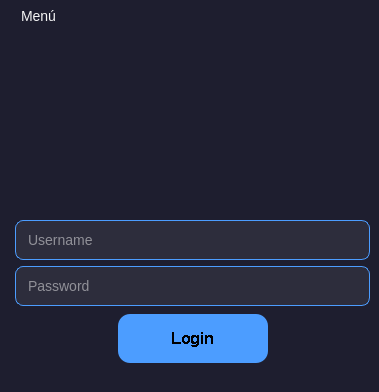
<?xml version="1.0" encoding="UTF-8"?>
<ui version="4.0">
 <class>asg_login</class>
 <widget class="QMainWindow" name="asg_login">
  <property name="windowModality">
   <enum>Qt::WindowModality::WindowModal</enum>
  </property>
  <property name="geometry">
   <rect>
    <x>0</x>
    <y>0</y>
    <width>379</width>
    <height>392</height>
   </rect>
  </property>
  <property name="sizePolicy">
   <sizepolicy hsizetype="Fixed" vsizetype="Fixed">
    <horstretch>0</horstretch>
    <verstretch>0</verstretch>
   </sizepolicy>
  </property>
  <property name="font">
   <font>
    <family>Arial</family>
    <pointsize>-1</pointsize>
   </font>
  </property>
  <property name="focusPolicy">
   <enum>Qt::FocusPolicy::NoFocus</enum>
  </property>
  <property name="windowTitle">
   <string>Tarea5</string>
  </property>
  <property name="windowIcon">
   <iconset resource="../Recursos/img/bg.qrc">
    <normaloff>:/prefijoNuevo/brianda1.png</normaloff>:/prefijoNuevo/brianda1.png</iconset>
  </property>
  <property name="autoFillBackground">
   <bool>false</bool>
  </property>
  <property name="styleSheet">
   <string notr="true">    QWidget {
        background-color: #1E1E2F;
        color: #F4F4F4;
        font-family: 'Arial', sans-serif;
        font-size: 14px;
    }
    
    QLabel {
        font-size: 18px;
        color: #E1E1E1;
        font-weight: bold;
    }

    QLineEdit {
        background-color: #2D2D3C;
        border: 1px solid #4C9DFF;
        border-radius: 8px;
        padding: 10px;
        color: #F4F4F4;
        font-size: 14px;
    }
    QLineEdit:focus {
        border: 1px solid #00B8D4;

    }

    QPushButton {
        background-color: #4C9DFF;
        color: #000000;
        border-radius: 12px;
        padding: 12px 25px;
        font-size: 16px;
        font-weight: bold;
        min-width: 100px;
        min-height: 25px;
    }
    QPushButton:hover {
        background-color: #5BB6FF;
    }
    QPushButton:pressed {
        background-color: #3A80CC;
    }

    QMenuBar {
        background-color: #1E1E2F;
        color: #F4F4F4;
        font-size: 14px;
    }
    QMenuBar::item {
        background-color: transparent;
        padding: 8px 15px;
    }
    QMenuBar::item:selected {
        background-color: #00B8D4;
        color: #1E1E2F;
    }
    
    QMenu {
        background-color: #2D2D3C;
        color: #F4F4F4;
        border: 1px solid #4C9DFF;
    }
    QMenu::item {
        padding: 8px 20px;
    }
    QMenu::item:selected {
        background-color: #00B8D4;
    }

    QStatusBar {
        background-color: #1E1E2F;
        color: #F4F4F4;
        font-size: 12px;
    }
    </string>
  </property>
  <property name="iconSize">
   <size>
    <width>0</width>
    <height>0</height>
   </size>
  </property>
  <widget class="QWidget" name="centralwidget">
   <property name="enabled">
    <bool>true</bool>
   </property>
   <property name="sizePolicy">
    <sizepolicy hsizetype="Expanding" vsizetype="Expanding">
     <horstretch>0</horstretch>
     <verstretch>0</verstretch>
    </sizepolicy>
   </property>
   <property name="minimumSize">
    <size>
     <width>379</width>
     <height>10</height>
    </size>
   </property>
   <property name="layoutDirection">
    <enum>Qt::LayoutDirection::LeftToRight</enum>
   </property>
   <property name="autoFillBackground">
    <bool>false</bool>
   </property>
   <property name="styleSheet">
    <string notr="true"/>
   </property>
   <layout class="QFormLayout" name="formLayout_2">
    <item row="0" column="1">
     <layout class="QHBoxLayout" name="horizontalLayout_2">
      <item>
       <spacer name="horizontalSpacer_3">
        <property name="orientation">
         <enum>Qt::Orientation::Horizontal</enum>
        </property>
        <property name="sizeHint" stdset="0">
         <size>
          <width>40</width>
          <height>20</height>
         </size>
        </property>
       </spacer>
      </item>
      <item>
       <widget class="QLabel" name="logo">
        <property name="frameShape">
         <enum>QFrame::Shape::NoFrame</enum>
        </property>
        <property name="frameShadow">
         <enum>QFrame::Shadow::Plain</enum>
        </property>
        <property name="lineWidth">
         <number>10</number>
        </property>
        <property name="text">
         <string/>
        </property>
        <property name="pixmap">
         <pixmap resource="../Recursos/img/bg.qrc">:/prefijoNuevo/brianda1.png</pixmap>
        </property>
       </widget>
      </item>
      <item>
       <spacer name="horizontalSpacer_4">
        <property name="orientation">
         <enum>Qt::Orientation::Horizontal</enum>
        </property>
        <property name="sizeHint" stdset="0">
         <size>
          <width>40</width>
          <height>20</height>
         </size>
        </property>
       </spacer>
      </item>
     </layout>
    </item>
    <item row="2" column="1">
     <widget class="QLineEdit" name="usuarioEdit">
      <property name="focusPolicy">
       <enum>Qt::FocusPolicy::StrongFocus</enum>
      </property>
      <property name="toolTip">
       <string>Introduce usuario</string>
      </property>
      <property name="text">
       <string/>
      </property>
      <property name="placeholderText">
       <string>Username</string>
      </property>
     </widget>
    </item>
    <item row="3" column="1">
     <widget class="QLineEdit" name="passEdit">
      <property name="focusPolicy">
       <enum>Qt::FocusPolicy::StrongFocus</enum>
      </property>
      <property name="toolTip">
       <string>Introduce password</string>
      </property>
      <property name="inputMethodHints">
       <set>Qt::InputMethodHint::ImhHiddenText|Qt::InputMethodHint::ImhNoAutoUppercase|Qt::InputMethodHint::ImhNoPredictiveText|Qt::InputMethodHint::ImhSensitiveData</set>
      </property>
      <property name="inputMask">
       <string/>
      </property>
      <property name="text">
       <string/>
      </property>
      <property name="echoMode">
       <enum>QLineEdit::EchoMode::Password</enum>
      </property>
      <property name="placeholderText">
       <string>Password</string>
      </property>
     </widget>
    </item>
    <item row="4" column="1">
     <layout class="QHBoxLayout" name="horizontalLayout">
      <item>
       <spacer name="horizontalSpacer">
        <property name="orientation">
         <enum>Qt::Orientation::Horizontal</enum>
        </property>
        <property name="sizeHint" stdset="0">
         <size>
          <width>40</width>
          <height>20</height>
         </size>
        </property>
       </spacer>
      </item>
      <item>
       <widget class="QPushButton" name="asg_pushButton">
        <property name="enabled">
         <bool>true</bool>
        </property>
        <property name="sizePolicy">
         <sizepolicy hsizetype="Preferred" vsizetype="Preferred">
          <horstretch>28</horstretch>
          <verstretch>29</verstretch>
         </sizepolicy>
        </property>
        <property name="minimumSize">
         <size>
          <width>150</width>
          <height>49</height>
         </size>
        </property>
        <property name="maximumSize">
         <size>
          <width>75</width>
          <height>44</height>
         </size>
        </property>
        <property name="sizeIncrement">
         <size>
          <width>9</width>
          <height>8</height>
         </size>
        </property>
        <property name="baseSize">
         <size>
          <width>0</width>
          <height>0</height>
         </size>
        </property>
        <property name="font">
         <font>
          <family>Arial</family>
          <pointsize>-1</pointsize>
          <bold>true</bold>
          <underline>false</underline>
          <strikeout>false</strikeout>
          <stylestrategy>NoAntialias</stylestrategy>
          <kerning>false</kerning>
         </font>
        </property>
        <property name="focusPolicy">
         <enum>Qt::FocusPolicy::StrongFocus</enum>
        </property>
        <property name="contextMenuPolicy">
         <enum>Qt::ContextMenuPolicy::DefaultContextMenu</enum>
        </property>
        <property name="acceptDrops">
         <bool>false</bool>
        </property>
        <property name="toolTip">
         <string>Click para hacer Login</string>
        </property>
        <property name="layoutDirection">
         <enum>Qt::LayoutDirection::LeftToRight</enum>
        </property>
        <property name="styleSheet">
         <string notr="true"/>
        </property>
        <property name="text">
         <string>Login</string>
        </property>
        <property name="flat">
         <bool>false</bool>
        </property>
       </widget>
      </item>
      <item>
       <spacer name="horizontalSpacer_2">
        <property name="orientation">
         <enum>Qt::Orientation::Horizontal</enum>
        </property>
        <property name="sizeHint" stdset="0">
         <size>
          <width>40</width>
          <height>20</height>
         </size>
        </property>
       </spacer>
      </item>
     </layout>
    </item>
    <item row="1" column="1">
     <spacer name="verticalSpacer">
      <property name="orientation">
       <enum>Qt::Orientation::Vertical</enum>
      </property>
      <property name="sizeHint" stdset="0">
       <size>
        <width>20</width>
        <height>40</height>
       </size>
      </property>
     </spacer>
    </item>
   </layout>
  </widget>
  <widget class="QMenuBar" name="menubar">
   <property name="geometry">
    <rect>
     <x>0</x>
     <y>0</y>
     <width>379</width>
     <height>33</height>
    </rect>
   </property>
   <widget class="QMenu" name="menuMen">
    <property name="title">
     <string>Menú</string>
    </property>
    <addaction name="actionSalir"/>
   </widget>
   <addaction name="menuMen"/>
  </widget>
  <widget class="QStatusBar" name="statusbar"/>
  <action name="actionSalir">
   <property name="text">
    <string>Salir</string>
   </property>
  </action>
 </widget>
 <resources>
  <include location="../Recursos/img/bg.qrc"/>
 </resources>
 <connections/>
</ui>
